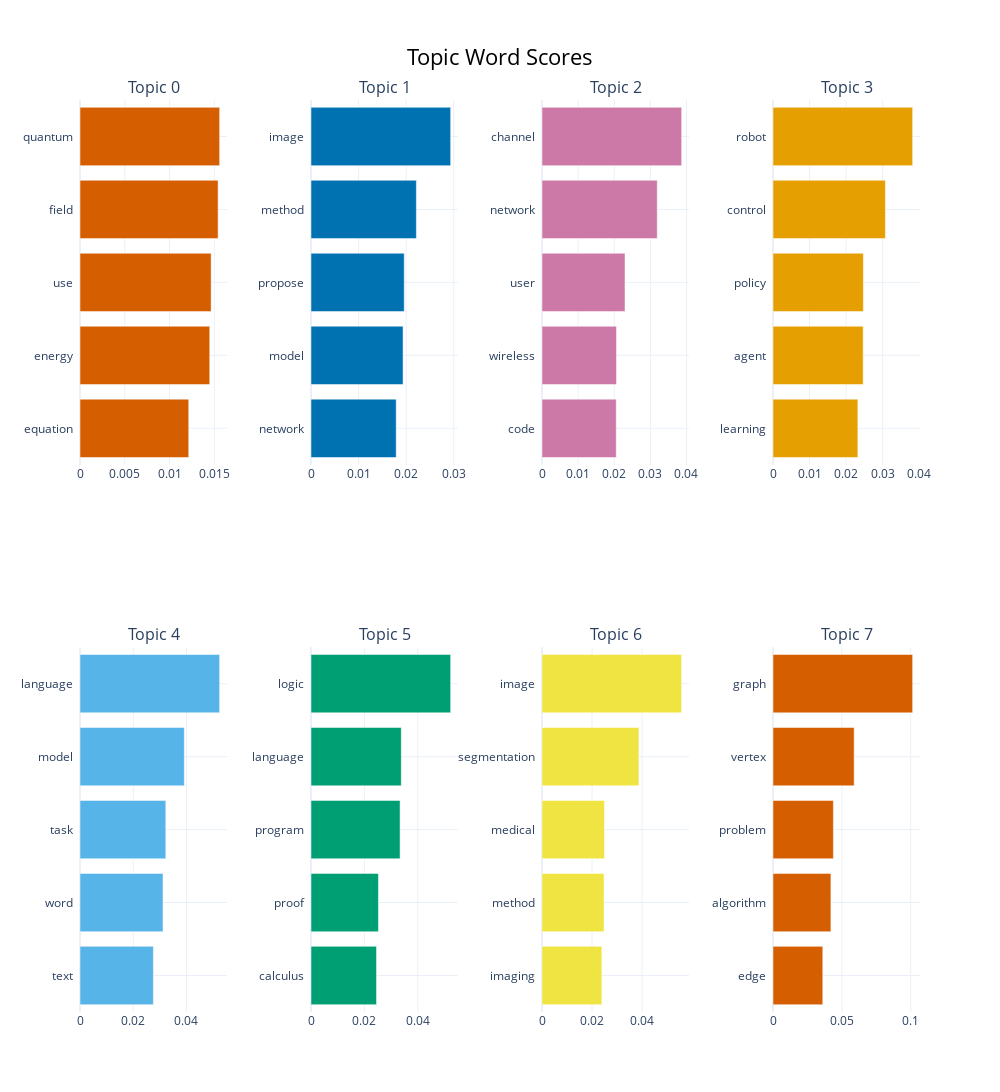

The notebook cell saved with this chart:
### Markdown cell above
### **Visualization**

### Code cell
topic_model5.visualize_barchart(height=700)

### Figure 1 — Plotly figure (JSON) as saved in the notebook; plotly's stock layout.template omitted (floating-point values rounded to 4 significant figures)
{"data": [{"marker": {"color": "#D55E00"}, "orientation": "h", "type": "bar", "x": [0.01214, 0.01449, 0.01464, 0.01542, 0.01559], "xaxis": "x", "y": ["equation  ", "energy  ", "use  ", "field  ", "quantum  "], "yaxis": "y"}, {"marker": {"color": "#0072B2"}, "orientation": "h", "type": "bar", "x": [0.01791, 0.01936, 0.0196, 0.02216, 0.02936], "xaxis": "x2", "y": ["network  ", "model  ", "propose  ", "method  ", "image  "], "yaxis": "y2"}, {"marker": {"color": "#CC79A7"}, "orientation": "h", "type": "bar", "x": [0.02056, 0.02062, 0.02298, 0.0319, 0.03866], "xaxis": "x3", "y": ["code  ", "wireless  ", "user  ", "network  ", "channel  "], "yaxis": "y3"}, {"marker": {"color": "#E69F00"}, "orientation": "h", "type": "bar", "x": [0.02322, 0.02467, 0.02473, 0.03075, 0.03821], "xaxis": "x4", "y": ["learning  ", "agent  ", "policy  ", "control  ", "robot  "], "yaxis": "y4"}, {"marker": {"color": "#56B4E9"}, "orientation": "h", "type": "bar", "x": [0.02757, 0.03118, 0.03223, 0.03919, 0.05245], "xaxis": "x5", "y": ["text  ", "word  ", "task  ", "model  ", "language  "], "yaxis": "y5"}, {"marker": {"color": "#009E73"}, "orientation": "h", "type": "bar", "x": [0.02454, 0.02525, 0.03336, 0.03381, 0.0523], "xaxis": "x6", "y": ["calculus  ", "proof  ", "program  ", "language  ", "logic  "], "yaxis": "y6"}, {"marker": {"color": "#F0E442"}, "orientation": "h", "type": "bar", "x": [0.02393, 0.02481, 0.02497, 0.03874, 0.05583], "xaxis": "x7", "y": ["imaging  ", "method  ", "medical  ", "segmentation  ", "image  "], "yaxis": "y7"}, {"marker": {"color": "#D55E00"}, "orientation": "h", "type": "bar", "x": [0.03613, 0.04203, 0.04383, 0.0589, 0.1014], "xaxis": "x8", "y": ["edge  ", "algorithm  ", "problem  ", "vertex  ", "graph  "], "yaxis": "y8"}], "layout": {"annotations": [{"font": {"size": 16}, "showarrow": false, "text": "Topic 0", "x": 0.0875, "xanchor": "center", "xref": "paper", "y": 1, "yanchor": "bottom", "yref": "paper"}, {"font": {"size": 16}, "showarrow": false, "text": "Topic 1", "x": 0.3625, "xanchor": "center", "xref": "paper", "y": 1, "yanchor": "bottom", "yref": "paper"}, {"font": {"size": 16}, "showarrow": false, "text": "Topic 2", "x": 0.6375, "xanchor": "center", "xref": "paper", "y": 1, "yanchor": "bottom", "yref": "paper"}, {"font": {"size": 16}, "showarrow": false, "text": "Topic 3", "x": 0.9125, "xanchor": "center", "xref": "paper", "y": 1, "yanchor": "bottom", "yref": "paper"}, {"font": {"size": 16}, "showarrow": false, "text": "Topic 4", "x": 0.0875, "xanchor": "center", "xref": "paper", "y": 0.4, "yanchor": "bottom", "yref": "paper"}, {"font": {"size": 16}, "showarrow": false, "text": "Topic 5", "x": 0.3625, "xanchor": "center", "xref": "paper", "y": 0.4, "yanchor": "bottom", "yref": "paper"}, {"font": {"size": 16}, "showarrow": false, "text": "Topic 6", "x": 0.6375, "xanchor": "center", "xref": "paper", "y": 0.4, "yanchor": "bottom", "yref": "paper"}, {"font": {"size": 16}, "showarrow": false, "text": "Topic 7", "x": 0.9125, "xanchor": "center", "xref": "paper", "y": 0.4, "yanchor": "bottom", "yref": "paper"}], "height": 1400, "hoverlabel": {"bgcolor": "white", "font": {"family": "Rockwell", "size": 16}}, "showlegend": false, "title": {"font": {"color": "Black", "size": 22}, "text": "Topic Word Scores", "x": 0.5, "xanchor": "center", "yanchor": "top"}, "width": 1000, "xaxis": {"anchor": "y", "autorange": true, "domain": [0, 0.175], "range": [0, 0.01642], "showgrid": true, "type": "linear"}, "xaxis2": {"anchor": "y2", "autorange": true, "domain": [0.275, 0.45], "range": [0, 0.0309], "showgrid": true, "type": "linear"}, "xaxis3": {"anchor": "y3", "autorange": true, "domain": [0.55, 0.725], "range": [0, 0.0407], "showgrid": true, "type": "linear"}, "xaxis4": {"anchor": "y4", "autorange": true, "domain": [0.825, 1], "range": [0, 0.04022], "showgrid": true, "type": "linear"}, "xaxis5": {"anchor": "y5", "autorange": true, "domain": [0, 0.175], "range": [0, 0.05521], "showgrid": true, "type": "linear"}, "xaxis6": {"anchor": "y6", "autorange": true, "domain": [0.275, 0.45], "range": [0, 0.05505], "showgrid": true, "type": "linear"}, "xaxis7": {"anchor": "y7", "autorange": true, "domain": [0.55, 0.725], "range": [0, 0.05877], "showgrid": true, "type": "linear"}, "xaxis8": {"anchor": "y8", "autorange": true, "domain": [0.825, 1], "range": [0, 0.1067], "showgrid": true, "type": "linear"}, "yaxis": {"anchor": "x", "autorange": true, "domain": [0.6, 1], "range": [-0.5, 4.5], "showgrid": true, "type": "category"}, "yaxis2": {"anchor": "x2", "autorange": true, "domain": [0.6, 1], "range": [-0.5, 4.5], "showgrid": true, "type": "category"}, "yaxis3": {"anchor": "x3", "autorange": true, "domain": [0.6, 1], "range": [-0.5, 4.5], "showgrid": true, "type": "category"}, "yaxis4": {"anchor": "x4", "autorange": true, "domain": [0.6, 1], "range": [-0.5, 4.5], "showgrid": true, "type": "category"}, "yaxis5": {"anchor": "x5", "autorange": true, "domain": [0, 0.4], "range": [-0.5, 4.5], "showgrid": true, "type": "category"}, "yaxis6": {"anchor": "x6", "autorange": true, "domain": [0, 0.4], "range": [-0.5, 4.5], "showgrid": true, "type": "category"}, "yaxis7": {"anchor": "x7", "autorange": true, "domain": [0, 0.4], "range": [-0.5, 4.5], "showgrid": true, "type": "category"}, "yaxis8": {"anchor": "x8", "autorange": true, "domain": [0, 0.4], "range": [-0.5, 4.5], "showgrid": true, "type": "category"}}}
